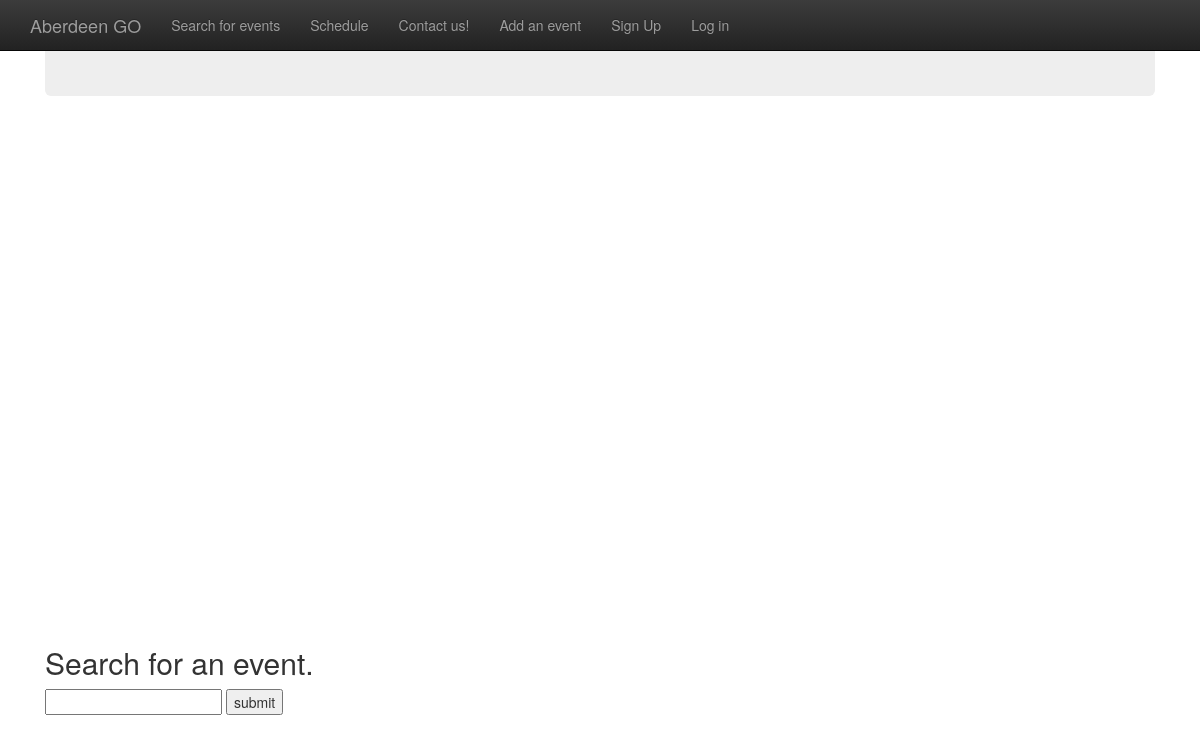
/search/, run on an earlier commit of the app's database.
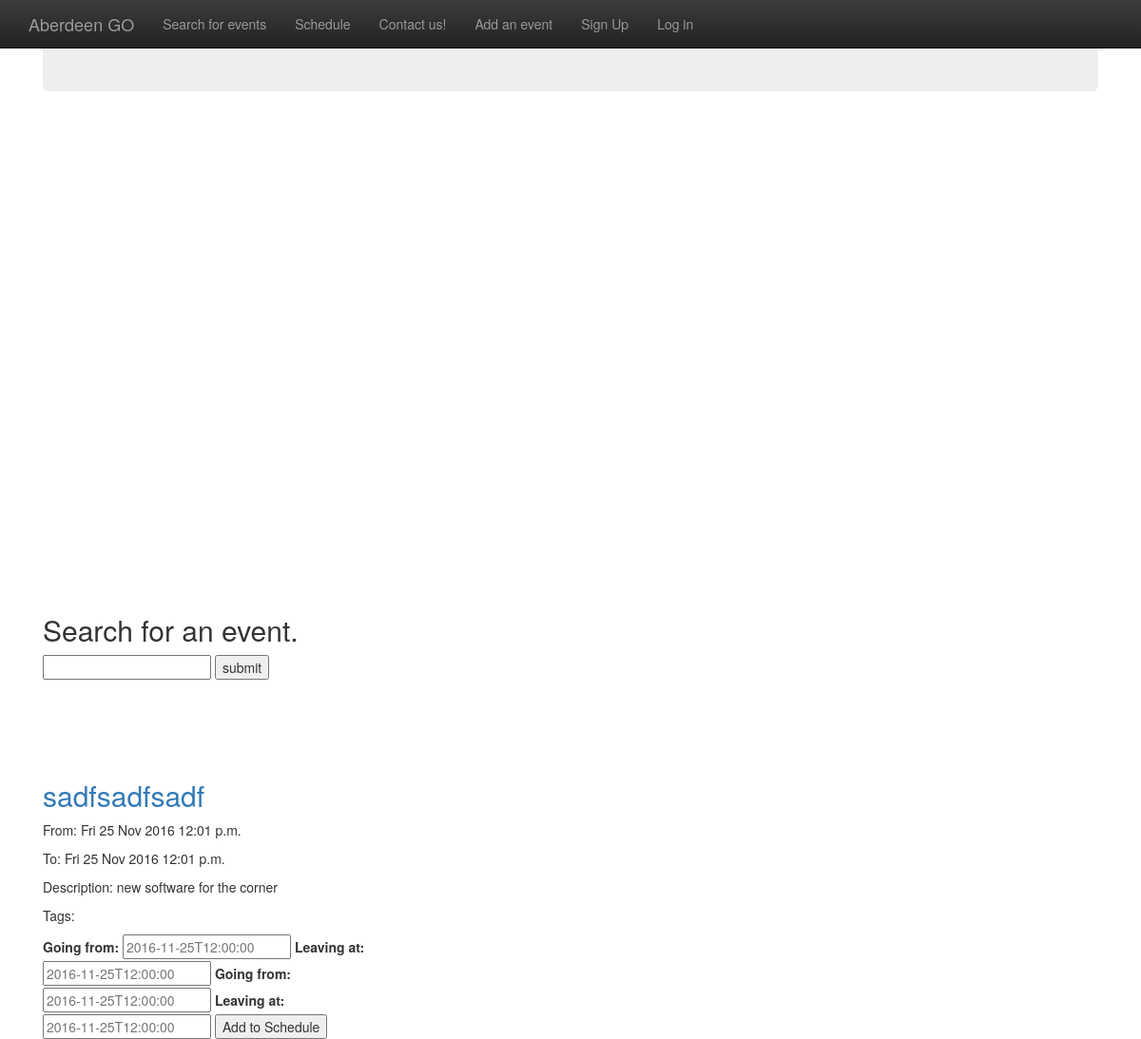
And on a later commit of the database.
### aberdeengo/models.py (models this page shows, shortened)
class Event(models.Model):
    title = models.CharField(max_length=255)
    start_time = models.DateTimeField()
    end_time = models.DateTimeField()
    location = models.CharField(max_length=255) # models.ForeignKey(Location, on_delete=models.CASCADE)
    description = models.CharField(max_length=255)
    public = models.BooleanField(default=False)
    price = models.IntegerField(null=True)
    user = models.ForeignKey(CustomUser, on_delete=models.CASCADE, default=1)
    publication_date = models.DateField(("Date"), default=datetime.date.today)
    eventTags = models.ManyToManyField(Tag)
    @classmethod
    def search(self, string, tags):
        results = []
        for event in Event.objects.all():
            if event.matches_string(string) and event.matches_tags(tags):
                results.append(event)
        return results
    def matches_string(self, string):
        return (string in self.title
                or string in self.description
                or string in self.location)
    def matches_tags(self, tags):
        tags = set(tags)
        return not tags or tags.intersection(self.tags)

### aberdeengo/views.py (the view)
# urls.py: url(r'^search/$','aberdeengo.views.searchEvents', name='search'),
def searchEvents(request):
    search_string = request.GET.get("q",'')
    events = Event.search(search_string, user_tags) #TODO: add limiting
    events.sort(key=lambda x: x.start_time)
    template = loader.get_template('search.html')
    context = RequestContext(request,{
        'events': events
    })
    return HttpResponse(template.render(context,request))

### aberdeengo/templates/search.html (shortened to what this page needs)
{% extends "layout.html" %} {% block content %}
<div id="map" style="width:100%;height:500px;"></div>
<h2>Search for an event.</h2>
<form action="{% url 'search'%}" method="get">
  <input type="text" name="q">
  <input type="submit" value="submit">
</form>
</div>
</div>
{% for event in events %}
{% if event.public == True %}
<div class="col-xs-6 col-lg-4">
  <h2><a href="{% url 'event' event.id %}">{{ event.title }}</a></h2>
  <p>From: {{ event.start_time|date:"D d M Y P" }}</p>
  <p>To: {{ event.end_time|date:"D d M Y P" }}</p>
  <p>Description: {{ event.description }}</p>
  <p>Tags:</p>
  <form action="{% url 'scheduleevent' %}" method="post">
    <input type="hidden" name="event_id" value="{{ event.id }}" /> {% if event in scheduled_events %}
    <input type="hidden" name="schedule" value="0" />
    <input type="submit" value="Remove from Schedule" /> {% elif not clashes %}
    <label for="title">Going from:</label>
				<input type="text" id="new_start_time" name="new_start_time" placeholder="2016-11-25T12:00:00">
    <label for="title">Leaving at:</label>
				<input type="text" id="new_end_time" name="new_end_time" placeholder="2016-11-25T12:00:00">
    <label for="title">Going from:</label>
				<input type="text" id="new_start_time" name="new_start_time" placeholder="2016-11-25T12:00:00">
    <label for="title">Leaving at:</label>
				<input type="text" id="new_end_time" name="new_end_time" placeholder="2016-11-25T12:00:00">
    <input type="submit" value="Add to Schedule" /> {% endif %}
  </form>
</div>
</div>
{% endif %}
{% endfor %} {%endblock %}

What changed in the data, as far as the page shows it:
now on this page (row edited): Event: title "sadfsadfsadf", start_time "Fri 25 Nov 2016 12:01 p.m.", end_time "Fri 25 Nov 2016 12:01 p.m.", description "new software for the corner"
